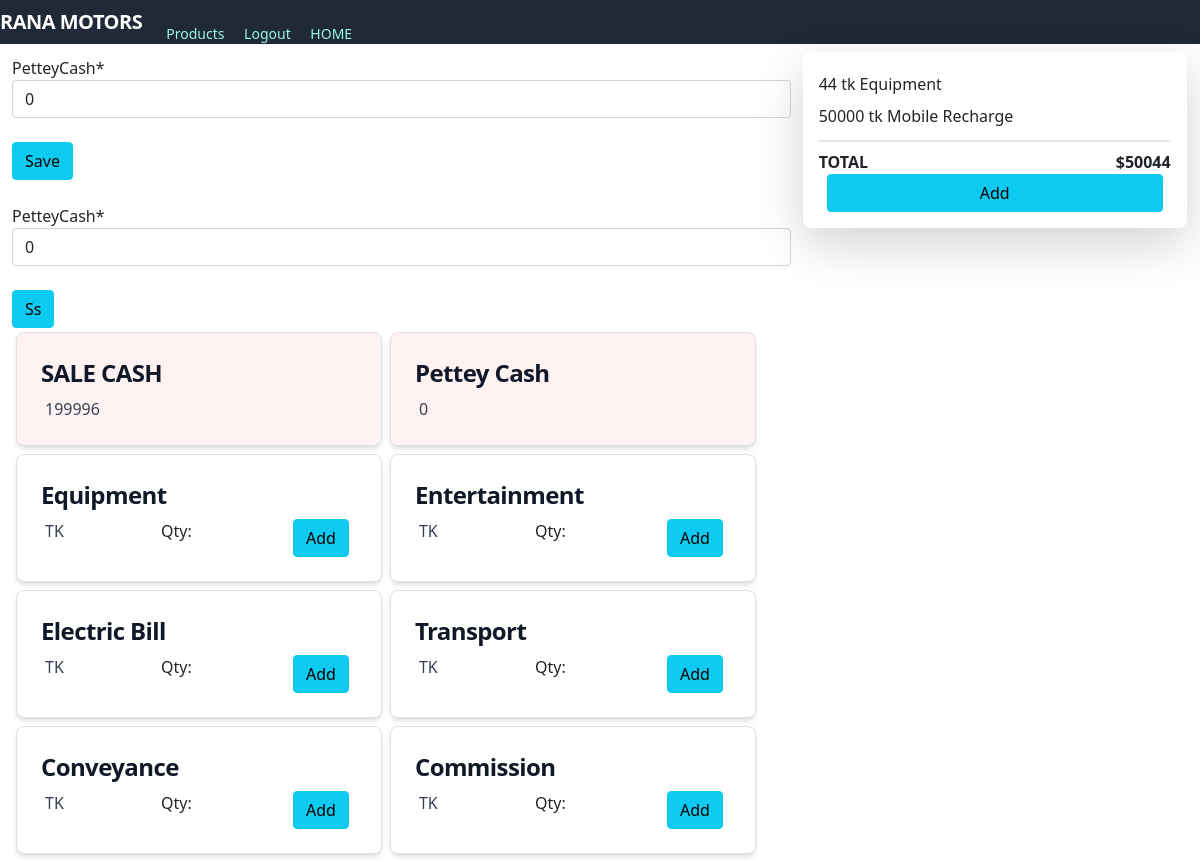
/expense (signed in, upper part), run on an earlier commit of the app's database.
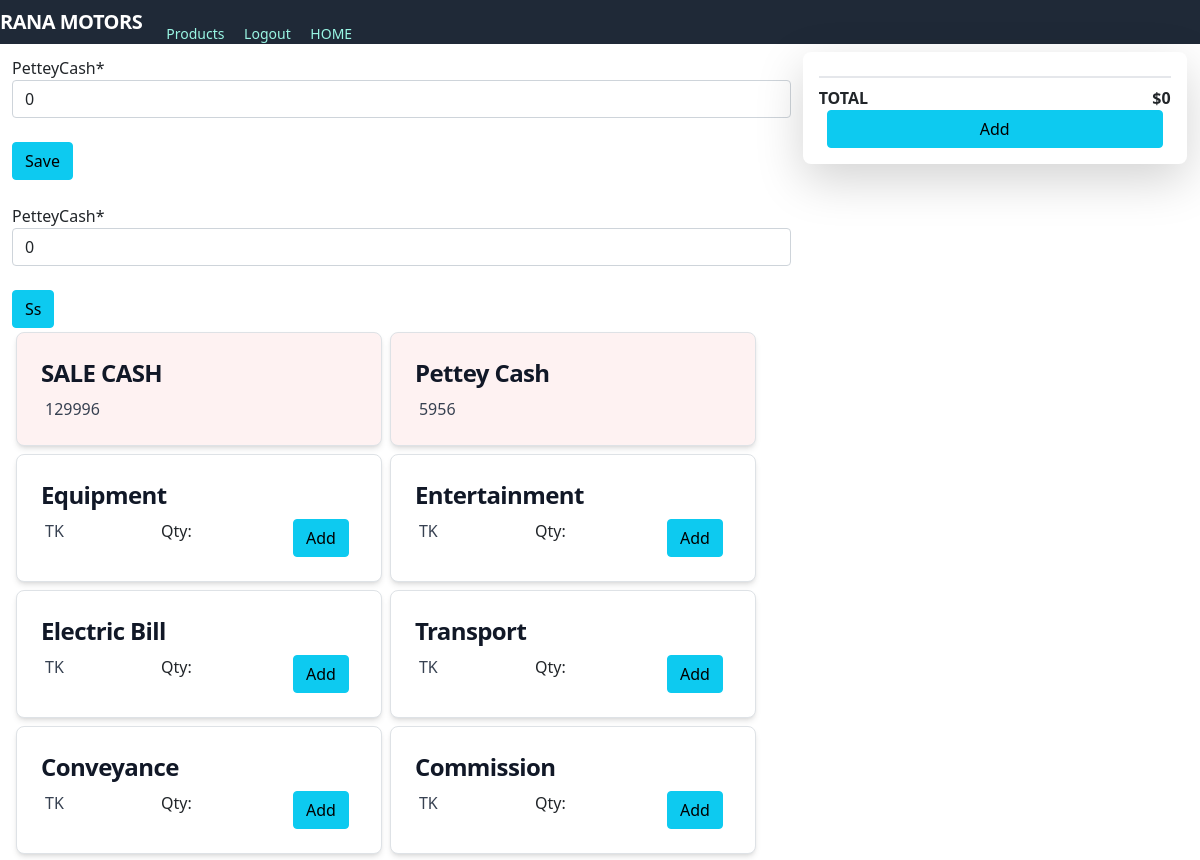
And on a later commit of the database.
### core/models.py (models this page shows, shortened)
class dailyreport(models.Model):
   order = models.ForeignKey(Order,on_delete=models.CASCADE,null=True,blank=True)
   added = models.DateTimeField(auto_now_add=True,null=True)
   ammount = models.PositiveIntegerField(default=0,null=True)
   petteyCash = models.PositiveIntegerField(default=0,null=True)
   returnn = models.ForeignKey(returnn,on_delete=models.CASCADE,null=True,blank=True)
   bill = models.ForeignKey(bill,on_delete=models.CASCADE,null=True,blank=True)
   returnprice = models.PositiveIntegerField(default=0)
   billexpense = models.PositiveIntegerField(default=0)
   reporttype = models.CharField(max_length=800,null=True,blank=True)

class paybillcatogory(models.Model):
   name = models.TextField(max_length=100,null=True)

class temppaybill(models.Model):
   paybillcatogory = models.ForeignKey(paybillcatogory, on_delete=models.CASCADE,null=True,blank=True)
   user = models.ForeignKey(User, on_delete=models.CASCADE)
   ammount = models.DecimalField(
        decimal_places=0,
        max_digits=10,
        validators=[MinValueValidator(0)],
        null=True
    )
   remarks = models.CharField(max_length=800,null=True,blank=True)

### core/views.py (the view, shortened to what this page needs)
# urls.py: path("expense", views.expense, name=""),
def expense(request):
         orders=dailyreport.objects.all().last()
         user_products = temppaybill.objects.filter(user=request.user)
         form = dailyreportt(request.POST or None, request.FILES or None)
         total=0
         total1=0
         for gs in user_products:
           total+=gs.ammount
         form2 = dailyreportt(request.POST or None, request.FILES or None)
         products =  paybillcatogory.objects.all()
         myFilter = expensefilter(request.GET, queryset=products)
         products = myFilter.qs
         context = {#'category': category,
               'orders': orders,
               'form':form,
               'pro':products,
               'user_products':user_products,
               'total':total,
               'form2':form2
               }
         return render(request, 'core/expense.html',context)

### core/form.py
class dailyreportt(forms.ModelForm):
    class Meta:
        model =dailyreport
        fields = ['petteyCash']

### core/templates/core/expense.html (shortened to what this page needs)
{% extends 'core/base.html' %}
{% block content %}
{% load static %}
{%load crispy_forms_tags %}
    <div class="basis-3/4">
        <div class="grid grid-cols-3 gap-2 m-2 ">
            <div class="col-span-2 m-1">
                {% load crispy_forms_tags %}
                <form method="POST" class="post-form">
                    {{ form|crispy}}
                    <br>
                    <button type="submit" class="save btn btn-info" name="btnform1">Save</button>
                </form>
                <br>
                {% load crispy_forms_tags %}
                <form method="POST" class="post-form">
                    {{ form2|crispy}}
                    <br>
                    <button type="submit" class="save btn btn-info" name="btnform2">Ss</button>
                </form>
                <div class="flex flex-wrap " >
    <a href="#"
        class="w-[47%] p-4 max-w-sm bg-red-50 rounded-lg border border-gray-200 shadow-md hover:bg-gray-100 dark:bg-gray-800 dark:border-gray-700 dark:hover:bg-gray-700 m-1">
        <h5 class="mb-2 text-2xl font-bold tracking-tight text-gray-900 dark:text-white">
            SALE CASH
        </h5>
        <div class="flex justify-between">
            <p class="font-normal text-gray-700 dark:text-gray-400 px-1">
                {{ orders.ammount}}
            </p>
        </div>
    </a>
    <a href="#"
        class="w-[47%] p-4 max-w-sm bg-red-50 rounded-lg border border-gray-200 shadow-md hover:bg-gray-100 dark:bg-gray-800 dark:border-gray-700 dark:hover:bg-gray-700 m-1">
        <h5 class="mb-2 text-2xl font-bold tracking-tight text-gray-900 dark:text-white">
            Pettey Cash
        </h5>
        <div class="flex justify-between">
            <p class="font-normal text-gray-700 dark:text-gray-400 px-1">
                {{ orders.petteyCash}}
            </p>
        </div>
    </a>
    <br>
    <br>
    {% for product in pro %}
    <a href="#"
        class="w-[47%] p-4 max-w-sm bg-white rounded-lg border border-gray-200 shadow-md hover:bg-gray-100 dark:bg-gray-800 dark:border-gray-700 dark:hover:bg-gray-700 m-1">
        <h5 class="mb-2 text-2xl font-bold tracking-tight text-gray-900 dark:text-white">
            {{ product.name}}
        </h5>
        <div class="flex justify-between">
            <p class="font-normal text-gray-700 dark:text-gray-400 px-1">
                TK{{ product.price }}
            </p>
            <p class="font-normal   text-red mx-1">
                Qty: {{ product.quantity }}
            </p>
            <button
                class="save btn btn-info mx-2"
                onclick="window.location.href = '{{product.id}}/expenseform'">
                Add
            </button>
        </div>
    </a>
    {% endfor %}
                </div>
            </div>
            <div>
                <div class="flex flex-col justify-between block  rounded-lg shadow-lg bg-white max-w-sm p-3">
                    {% for product in user_products %}
                    <div class="flex justify-between my-1">
                        <p>
                            {{ product.ammount }}  tk {{ product.paybillcatogory.name }}</b>
                        </p>
                    </div>
                    {% endfor %}
                <div class="mt-2 border-t-2">
                    <div class="mt-2 flex justify-between">
                        <p class="font-bold">TOTAL</p>
                        <p class="font-bold">${{ total }}</p>
                    </div>
                </div>
                <button
                class="save btn btn-info mx-2"
                onclick="window.location.href = 'expensestore'">
                Add
            </button>
               </div>
            </div>
        </div>
    </div>
</div>
{% endblock %}

What changed in the data, as far as the page shows it:
no longer on this page (row unchanged): dailyreport: ammount "199996", petteyCash "0"
removed temppaybill: ammount "44", paybillcatogory.name "Equipment"
removed temppaybill: ammount "50000", paybillcatogory.name "Mobile Recharge"
added dailyreport: ammount "129996", petteyCash "5956"
Also different on the page:
{{ total }}: "50044" → "0"
